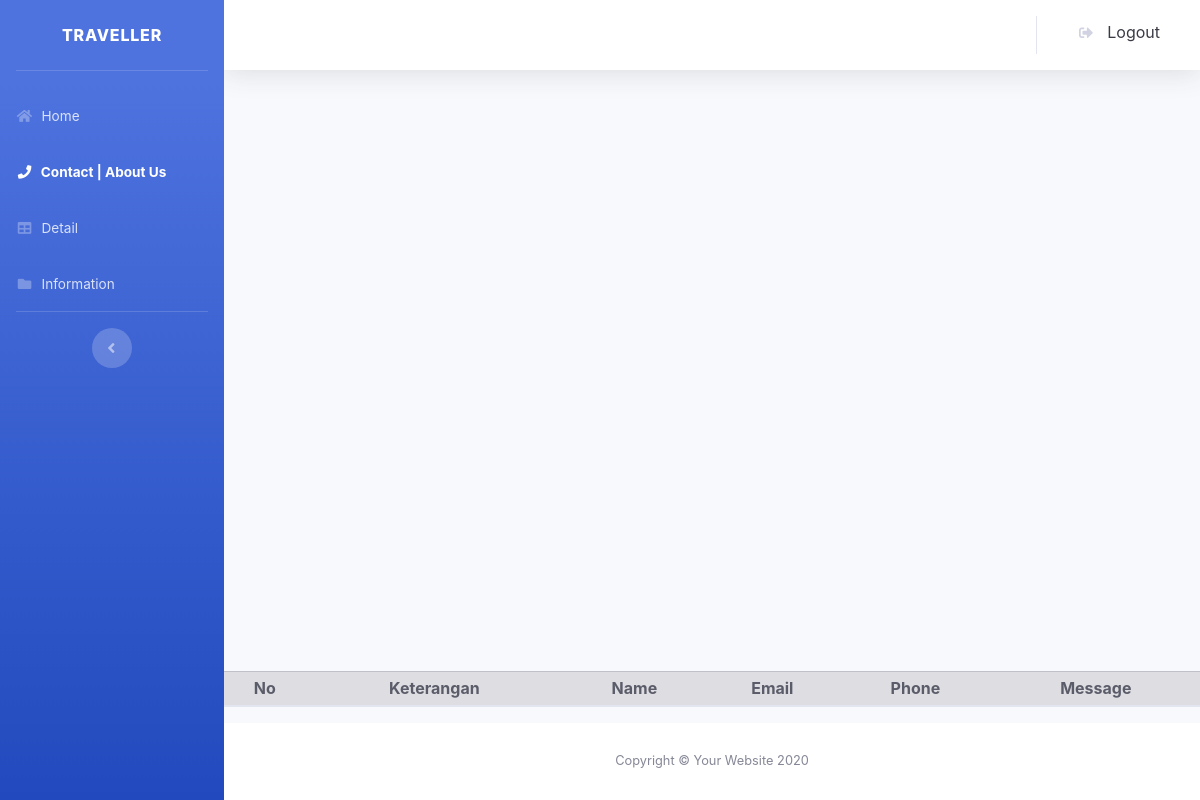
The app's page /admin/cas.php (signed in), older data.
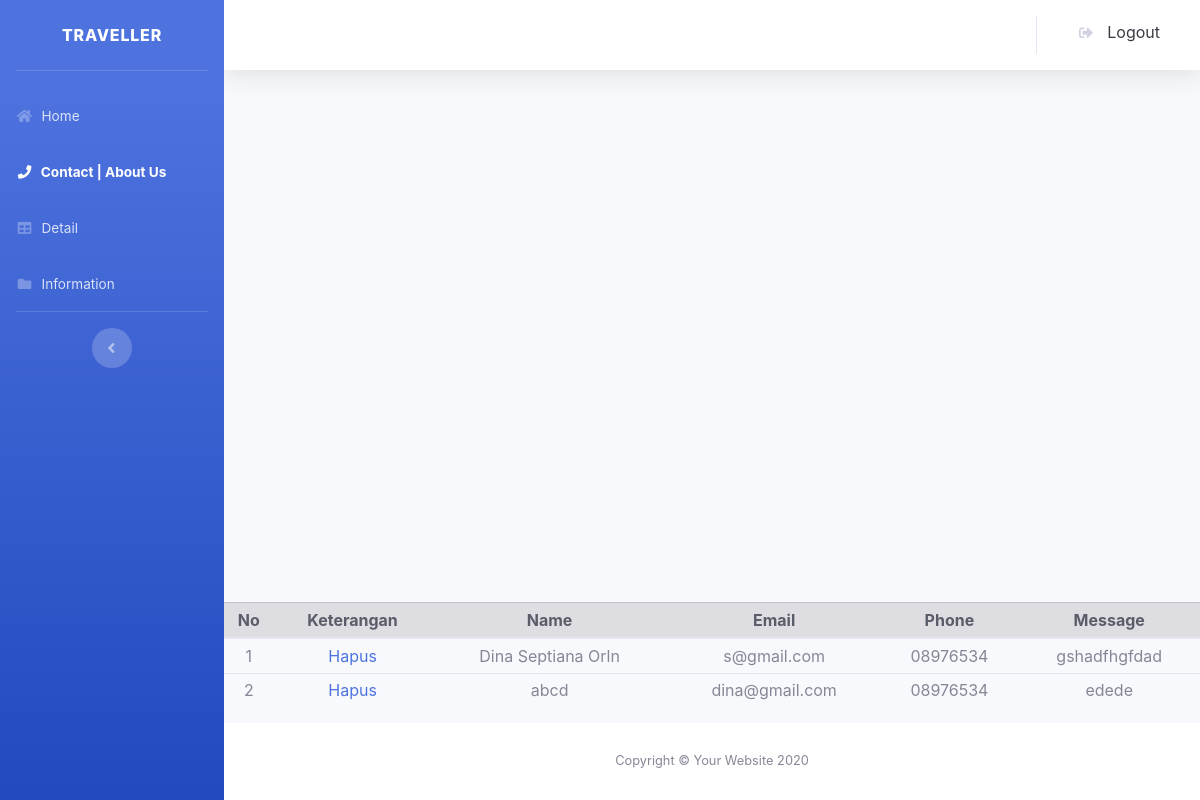
The same page, newer data.
### tables this page shows
CREATE TABLE `contact` (
  `id` int(12) NOT NULL,
  `name` varchar(100) NOT NULL,
  `email` varchar(100) NOT NULL,
  `phone` varchar(15) NOT NULL,
  `message` text NOT NULL,
  `created_at` timestamp NOT NULL DEFAULT current_timestamp() ON UPDATE current_timestamp(),
  `updated_at` timestamp NOT NULL DEFAULT current_timestamp() ON UPDATE current_timestamp(),
  `deleted_at` timestamp NULL DEFAULT NULL
);

### admin/cas.php (the view, shortened to what this page needs)
<?php
require_once 'config/db.php';
function query($query){
  global $db;
$result = mysqli_query($db, $query);
$rows = [];
while($row = mysqli_fetch_assoc($result)){
  $rows[] = $row;
}
return $rows;
}
$pgs = query("SELECT * FROM contact");
?>
<!DOCTYPE html>
<html lang="en">
<head>
  <link href="assets/fontawesome-free/css/all.min.css" rel="stylesheet">
  <link href="assets/css/sb-admin-2.min.css" rel="stylesheet">
</head>
<body id="page-top">
  <div id="wrapper">
    <ul class="navbar-nav bg-gradient-primary sidebar sidebar-dark accordion" id="accordionSidebar">
      <a class="sidebar-brand d-flex align-items-center justify-content-center text-white" disabled="">
        <div class="sidebar-brand-text mx-3">Traveller</div>
      </a>
      <hr class="sidebar-divider">
      <li class="nav-item">
        <a class="nav-link" href="indexa.php">
          <i class="fas fa-fw fa-home"></i>
          <span>Home</span>
        </a>
      </li>
      <li class="nav-item active">
        <a class="nav-link" href="cas.php">
          <i class="fas fa-fw fa-phone"></i>
          <span>Contact | About Us</span>
        </a>
      </li>
      <li class="nav-item">
        <a class="nav-link" href="detail.php">
          <i class="fas fa-fw fa-table"></i>
          <span>Detail</span></a>
      </li>
      <li class="nav-item">
        <a class="nav-link" href="info.php">
          <i class="fas fa-fw fa-folder"></i>
          <span>Information</span></a>
      </li>
      <hr class="sidebar-divider d-none d-md-block">
      <div class="text-center d-none d-md-inline">
        <button class="rounded-circle border-0" id="sidebarToggle"></button>
      </div>
    </ul>
    <div id="content-wrapper" class="d-flex flex-column">
      <div id="content">
        <nav class="navbar navbar-expand navbar-light bg-white topbar mb-4 static-top shadow">
          <ul class="navbar-nav ml-auto">
            <li class="nav-item dropdown no-arrow">
            <a class="dropdown-item" href="logout.php" data-toggle="modal" data-target="#logoutModal">
                  <i class="fas fa-sign-out-alt fa-sm fa-fw mr-2 text-gray-400"></i>
                  Logout
                </a>
            </li>
          </ul>
        </nav>
    </div>
          <table class="container table table-sm table-hover table-stripped text-center">
          <thead class=" table-secondary text-dark">
            <th>No</th>
            <th>Keterangan</th>
            <th>Name</th>
            <th>Email</th>
            <th>Phone</th>
            <th>Message</th>
          </thead>
        <?php $i=1; ?>
        <?php foreach($pgs as $row) : ?>
        <tr>
            <td><?php echo $i; ?></td>
            <td>
                <a href="delete.php?id=<?php echo $row["id"]; ?>" onclick="return confirm('Hapus Data?');">Hapus</a>
            </td>
            <td><?php echo $row["name"]; ?></td>
            <td><?php echo $row["email"]; ?></td>
            <td><?php echo $row["phone"]; ?></td>
            <td><?php echo $row["message"]; ?></td>
        </tr>
        <?php  $i++; ?>
        <?php endforeach; ?>
    </table>
      <footer class="sticky-footer bg-white">
        <div class="container my-auto">
          <div class="copyright text-center my-auto">
            <span>Copyright &copy; Your Website <script>document.write(new Date().getFullYear());</script></span>
          </div>
        </div>
      </footer>
    </div>
  </div>
</body>
</html>

Row changes from the older to the newer data that the page shows:
added contact: name "Dina Septiana Orln", email "s@gmail.com", phone "08976534", message "gshadfhgfdad"
added contact: name "abcd", email "dina@gmail.com", phone "08976534", message "edede"
